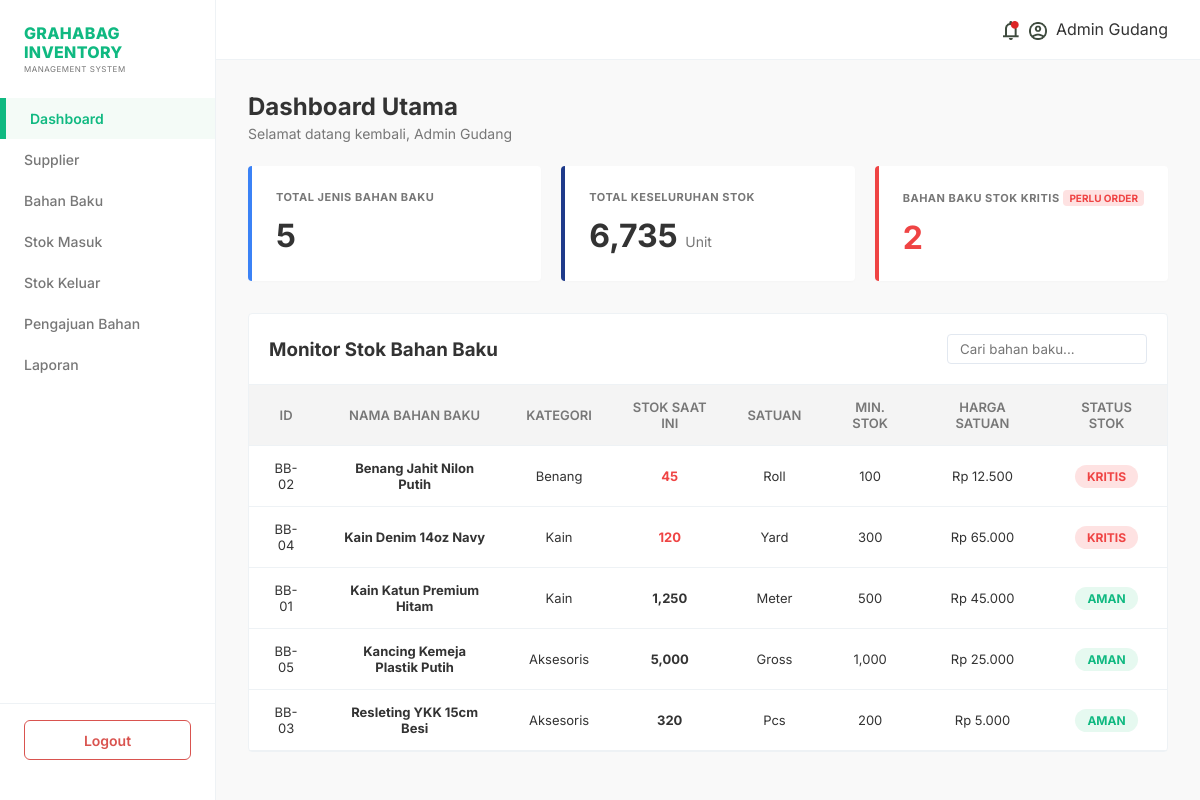
/pages/dashboard.php (signed in), run on the app's committed database.
### tables this page shows
CREATE TABLE material (
    material_id INT AUTO_INCREMENT PRIMARY KEY,
    category_id INT NOT NULL,
    material_name VARCHAR(100) NOT NULL,
    stock INT NOT NULL DEFAULT 0,
    unit VARCHAR(255) NOT NULL,
    minimum_stock INT NOT NULL DEFAULT 0,
    price DECIMAL(10,2) NOT NULL,
    FOREIGN KEY (category_id) REFERENCES category_id(category_id)
);

CREATE TABLE category_id (
    category_id INT AUTO_INCREMENT PRIMARY KEY,
    category_name VARCHAR(50) NOT NULL
);

### pages/dashboard.php (the view, shortened to what this page needs)
<?php
require_once '../includes/header.php';
require_once '../includes/sidebar.php';
$total_jenis_res = $conn->query("SELECT COUNT(*) as total FROM material");
$total_jenis = $total_jenis_res->fetch_assoc()['total'];
$total_stok_res = $conn->query("SELECT SUM(stock) as total FROM material");
$total_stok = $total_stok_res->fetch_assoc()['total'] ?? 0;
$stok_kritis_res = $conn->query("SELECT COUNT(*) as total FROM material WHERE stock <= minimum_stock");
$stok_kritis = $stok_kritis_res->fetch_assoc()['total'];
$query_material = "SELECT m.*, c.category_name FROM material m
                   JOIN category_id c ON m.category_id = c.category_id
                   ORDER BY CASE WHEN m.stock <= m.minimum_stock THEN 0 ELSE 1 END ASC, m.material_name ASC";
$materials = $conn->query($query_material);
?>
<div class="dashboard-header">
    <h1 class="page-title">Dashboard Utama</h1>
    <p class="welcome-text">Selamat datang kembali, <?php echo $_SESSION['full_name']; ?></p>
</div>
<div class="summary-cards">
    <div class="card card-blue">
        <h3>TOTAL JENIS BAHAN BAKU</h3>
        <p class="card-value"><?php echo $total_jenis; ?></p>
    </div>
    <div class="card card-dark-blue">
        <h3>TOTAL KESELURUHAN STOK</h3>
        <p class="card-value"><?php echo number_format($total_stok); ?> <span class="card-unit">Unit</span></p>
    </div>
    <div class="card card-red">
        <div class="card-red-header">
            <h3>BAHAN BAKU STOK KRITIS</h3>
            <span class="badge-order">PERLU ORDER</span>
        </div>
        <p class="card-value value-red"><?php echo $stok_kritis; ?></p>
    </div>
</div>
<div class="content-table-wrapper">
    <div class="table-header-actions">
        <h3>Monitor Stok Bahan Baku</h3>
        <div class="search-sub-box">
            <input type="text" id="tableSearch" placeholder="Cari bahan baku...">
        </div>
    </div>
    <table class="data-table">
        <thead>
            <tr>
                <th>ID</th>
                <th>NAMA BAHAN BAKU</th>
                <th>KATEGORI</th>
                <th>STOK SAAT INI</th>
                <th>SATUAN</th>
                <th>MIN. STOK</th>
                <th>HARGA SATUAN</th>
                <th>STATUS STOK</th>
            </tr>
        </thead>
        <tbody>
            <?php while($row = $materials->fetch_assoc()):
                $is_kritis = $row['stock'] <= $row['minimum_stock'];
                $status_class = $is_kritis ? 'badge-critical' : 'badge-safe';
                $status_text = $is_kritis ? 'KRITIS' : 'AMAN';
                $stock_class = $is_kritis ? 'text-danger-bold' : 'text-normal-bold';
            ?>
            <tr>
                <td>BB-0<?php echo $row['material_id']; ?></td>
                <td><strong><?php echo $row['material_name']; ?></strong></td>
                <td><?php echo $row['category_name']; ?></td>
                <td class="<?php echo $stock_class; ?>"><?php echo number_format($row['stock']); ?></td>
                <td><?php echo $row['unit']; ?></td>
                <td><?php echo number_format($row['minimum_stock']); ?></td>
                <td>Rp <?php echo number_format($row['price'], 0, ',', '.'); ?></td>
                <td><span class="pill-stok <?php echo $status_class; ?>"><?php echo $status_text; ?></span></td>
            </tr>
            <?php endwhile; ?>
        </tbody>
    </table>
</div>
</body>
</html>

### assets/style.css (style rules this page uses)
:root { --main-green: #10b981; --light-green: #76c800; --pale-white: #f9f9f9; --light-gray: #f4f4f4; --accent-blue: #4fa3f7; --text-main: #333333; --text-secondary: #777777; --error-red: #d9534f; --success-green: #5cb85c; --border-color: #eef2f5; }
* { box-sizing: border-box; margin: 0; padding: 0; font-family: 'Inter', sans-serif; }
body { background-color: var(--pale-white); color: var(--text-main); }
.dashboard-header { margin-bottom: 24px; }
.page-title { font-size: 24px; font-weight: 700; }
.welcome-text { font-size: 14px; color: var(--text-secondary); margin-top: 4px; }
.summary-cards { display: grid; grid-template-columns: repeat(3, 1fr); gap: 20px; margin-bottom: 32px; }
.card { background: #ffffff; padding: 24px; border-radius: 4px; border-left: 4px solid var(--accent-blue); box-shadow: 0 1px 3px rgba(0,0,0,0.02); }
.card h3 { font-size: 11px; color: var(--text-secondary); letter-spacing: 0.5px; }
.card-value { font-size: 32px; font-weight: 700; margin-top: 12px; }
.card-blue { border-left-color: #3b82f6; }
.card-dark-blue { border-left-color: #1e3a8a; }
.card-red { border-left-color: #ef4444; }
.card-red-header { display: flex; justify-content: space-between; align-items: center; }
.badge-order { background-color: #fee2e2; color: #ef4444; font-size: 10px; font-weight: 700; padding: 2px 6px; border-radius: 4px; }
.value-red { color: #ef4444; }
.card-unit { font-size: 14px; color: var(--text-secondary); font-weight: normal; }
.content-table-wrapper { background: #ffffff; border: 1px solid var(--border-color); border-radius: 4px; }
.table-header-actions { padding: 20px; display: flex; justify-content: space-between; align-items: center; border-bottom: 1px solid var(--border-color); }
.search-sub-box input { padding: 6px 12px; border-radius: 4px; border: 1px solid #e2e8f0; width: 200px; }
.data-table { width: 100%; border-collapse: collapse; text-align: left; font-size: 13px; }
.data-table th { background-color: var(--light-gray); padding: 14px 20px; font-weight: 600; color: var(--text-secondary); border-bottom: 1px solid var(--border-color); text-align: center; }
.data-table td { padding: 14px 20px; border-bottom: 1px solid var(--border-color); text-align: center; }
.text-danger-bold { color: #ef4444; font-weight: 700; }
.text-normal-bold { font-weight: 700; }
.pill-stok { display: inline-block; padding: 4px 12px; border-radius: 12px; font-size: 12px; font-weight: 700; }
.badge-safe { background-color: #e6f9f0; color: #10b981; }
.badge-critical { background-color: #fee2e2; color: #ef4444; }

### data on the page
material: material_id "2", material_name "Benang Jahit Nilon Putih", category.category_name "Benang", stock "45", unit "Roll", minimum_stock "100", price "12.500", status_text "KRITIS"
material: material_id "4", material_name "Kain Denim 14oz Navy", category.category_name "Kain", stock "120", unit "Yard", minimum_stock "300", price "65.000", status_text "KRITIS"
material: material_id "1", material_name "Kain Katun Premium Hitam", category.category_name "Kain", stock "1,250", unit "Meter", minimum_stock "500", price "45.000", status_text "AMAN"
material: material_id "5", material_name "Kancing Kemeja Plastik Putih", category.category_name "Aksesoris", stock "5,000", unit "Gross", minimum_stock "1,000", price "25.000", status_text "AMAN"
material: material_id "3", material_name "Resleting YKK 15cm Besi", category.category_name "Aksesoris", stock "320", unit "Pcs", minimum_stock "200", price "5.000", status_text "AMAN"

### other printed values
$_SESSION['full_name'] "Admin Gudang"
$total_jenis "5"
$total_stok "6,735"
$stok_kritis "2"
